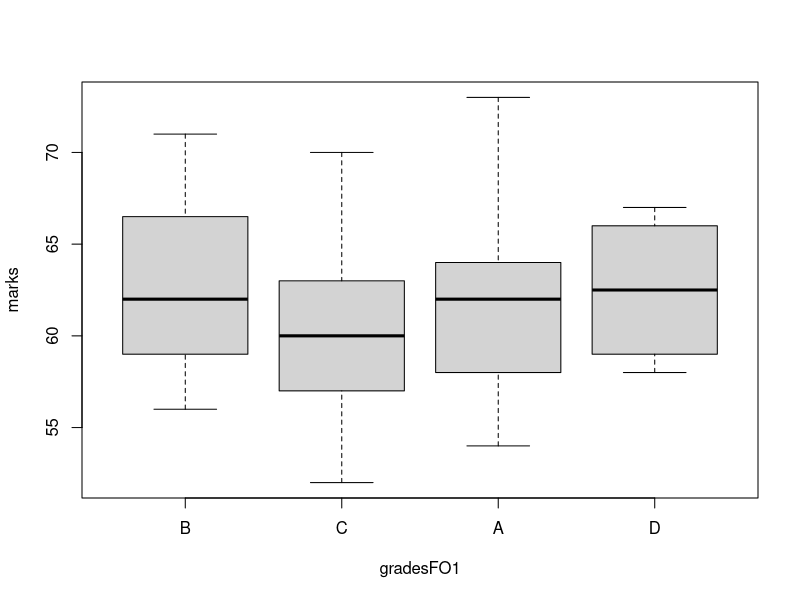
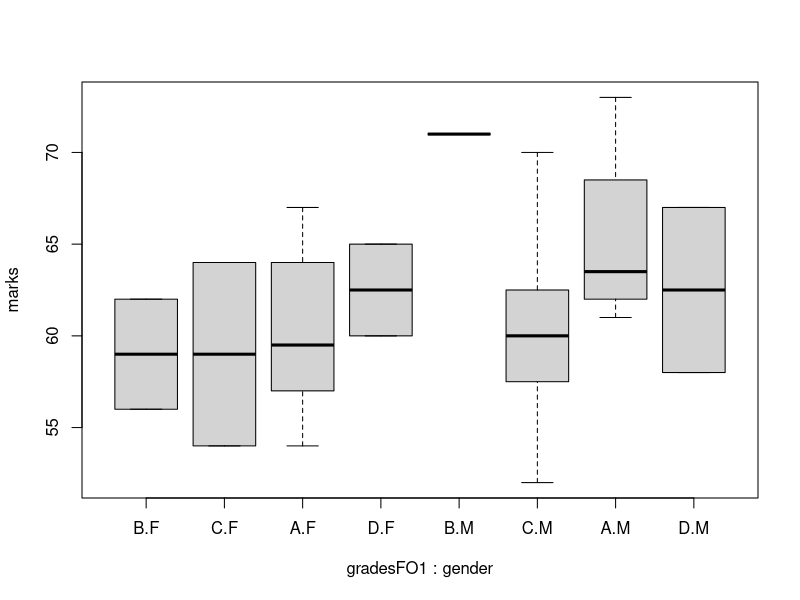
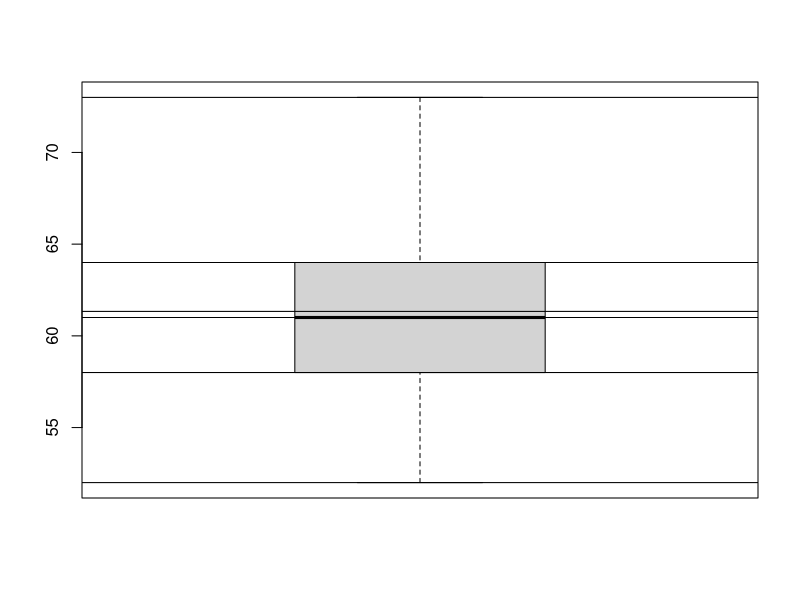

The R script that drew these images, in order:
#Factors
#categories without (eg Gender) Order or with (eg Grades) Orders

(grades = sample(c(LETTERS[1:4]), size=30, replace=T, prob=c(.4,.2,.3,.1 )))
summary(grades)
(gradesF = factor(grades))
summary(gradesF)
table(grades)
table(gradesF)
class(gradesF)
(gradesFO = factor(grades, ordered=T))
(gradesFO1 = factor(grades, ordered=T, levels=c('B','C','A','D')))
summary(gradesFO1)

(marks = ceiling(rnorm(30, mean=60, sd=5)))
(gender = factor(sample(c('M', 'F'), size=30, replace=T)))
(student1 = data.frame(marks, gender, gradesFO1))
boxplot( marks ~ gradesFO1, data=student1)      
boxplot( marks ~ gradesFO1 + gender, data=student1)      

boxplot(marks)
summary(marks)
abline(h = summary(marks))
quantile(marks)
